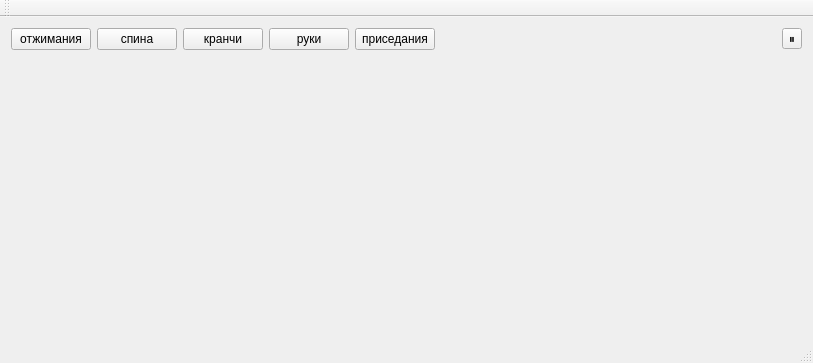
<?xml version="1.0" encoding="UTF-8"?>
<ui version="4.0">
 <class>MainWindow</class>
 <widget class="QMainWindow" name="MainWindow">
  <property name="geometry">
   <rect>
    <x>0</x>
    <y>0</y>
    <width>813</width>
    <height>363</height>
   </rect>
  </property>
  <property name="windowTitle">
   <string>MainWindow</string>
  </property>
  <widget class="QWidget" name="centralWidget">
   <layout class="QVBoxLayout" name="verticalLayout">
    <item>
     <layout class="QHBoxLayout" name="horizontalLayout">
      <item>
       <widget class="QPushButton" name="pushButton">
        <property name="text">
         <string>отжимания</string>
        </property>
       </widget>
      </item>
      <item>
       <widget class="QPushButton" name="pushButton_2">
        <property name="text">
         <string>спина</string>
        </property>
       </widget>
      </item>
      <item>
       <widget class="QPushButton" name="pushButton_4">
        <property name="text">
         <string>кранчи</string>
        </property>
       </widget>
      </item>
      <item>
       <widget class="QPushButton" name="pushButton_3">
        <property name="text">
         <string>руки</string>
        </property>
       </widget>
      </item>
      <item>
       <widget class="QPushButton" name="pushButton_5">
        <property name="text">
         <string>приседания</string>
        </property>
       </widget>
      </item>
      <item>
       <spacer name="horizontalSpacer">
        <property name="orientation">
         <enum>Qt::Horizontal</enum>
        </property>
        <property name="sizeHint" stdset="0">
         <size>
          <width>40</width>
          <height>20</height>
         </size>
        </property>
       </spacer>
      </item>
      <item>
       <widget class="QToolButton" name="toolButton">
        <property name="text">
         <string>⏸</string>
        </property>
        <property name="checkable">
         <bool>true</bool>
        </property>
       </widget>
      </item>
     </layout>
    </item>
    <item>
     <layout class="QHBoxLayout" name="horizontalLayout_2">
      <item>
       <widget class="QLabel" name="exname">
        <property name="font">
         <font>
          <pointsize>90</pointsize>
         </font>
        </property>
        <property name="text">
         <string/>
        </property>
       </widget>
      </item>
      <item>
       <widget class="QLabel" name="label">
        <property name="font">
         <font>
          <pointsize>90</pointsize>
         </font>
        </property>
        <property name="text">
         <string/>
        </property>
       </widget>
      </item>
     </layout>
    </item>
    <item>
     <spacer name="verticalSpacer">
      <property name="orientation">
       <enum>Qt::Vertical</enum>
      </property>
      <property name="sizeHint" stdset="0">
       <size>
        <width>20</width>
        <height>106</height>
       </size>
      </property>
     </spacer>
    </item>
   </layout>
  </widget>
  <widget class="QMenuBar" name="menuBar">
   <property name="geometry">
    <rect>
     <x>0</x>
     <y>0</y>
     <width>813</width>
     <height>22</height>
    </rect>
   </property>
  </widget>
  <widget class="QToolBar" name="mainToolBar">
   <attribute name="toolBarArea">
    <enum>TopToolBarArea</enum>
   </attribute>
   <attribute name="toolBarBreak">
    <bool>false</bool>
   </attribute>
  </widget>
  <widget class="QStatusBar" name="statusBar"/>
 </widget>
 <layoutdefault spacing="6" margin="11"/>
 <resources/>
 <connections/>
</ui>
